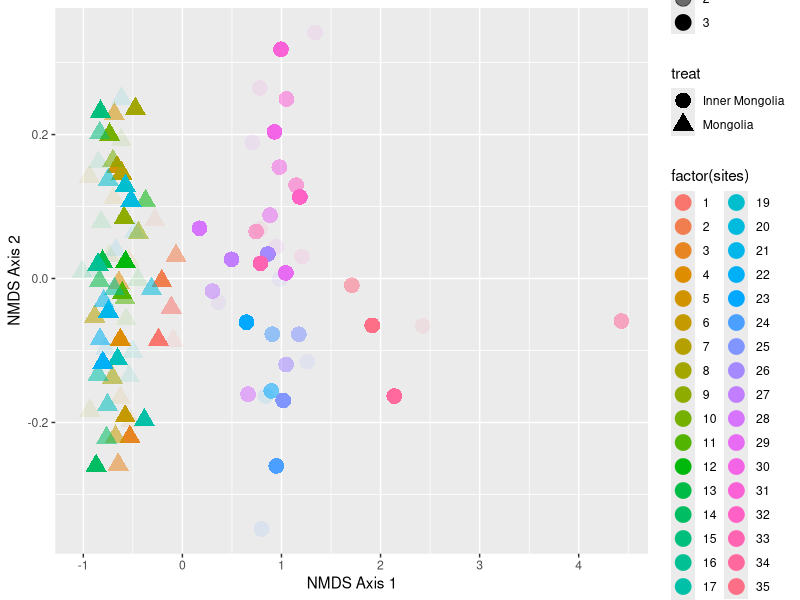
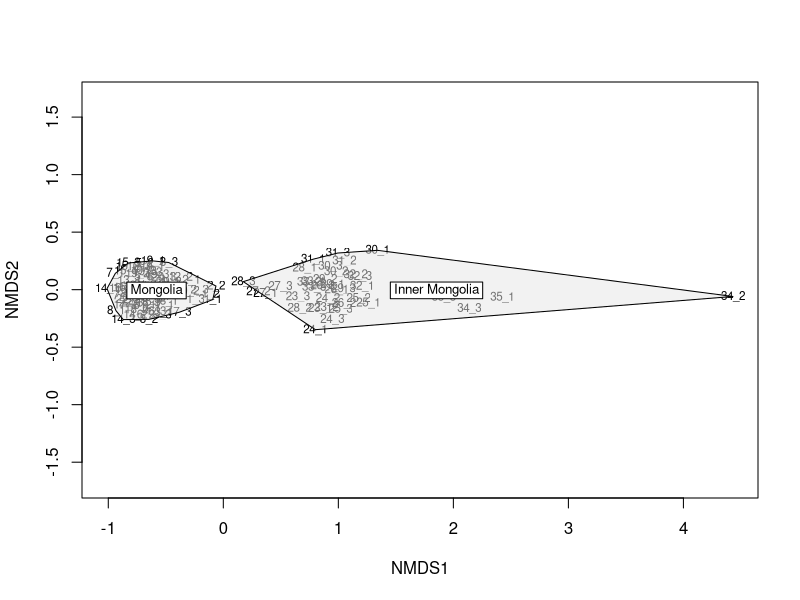
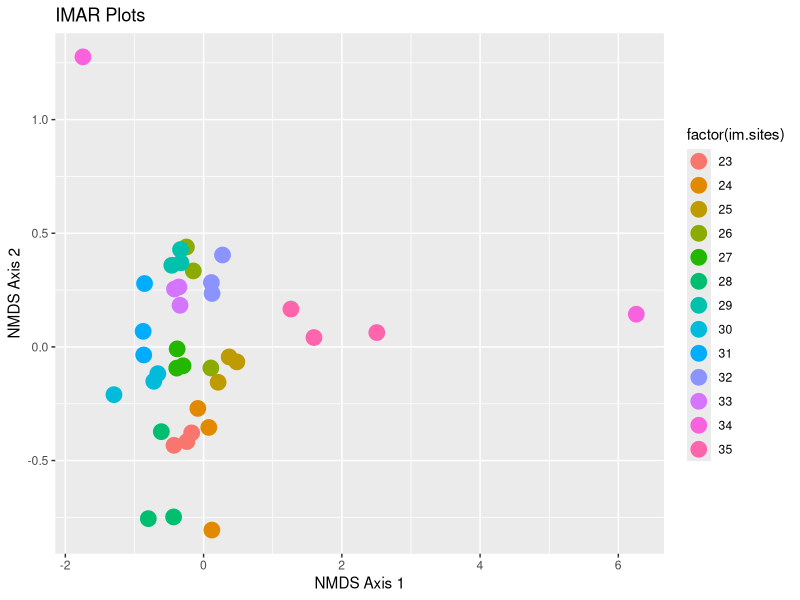
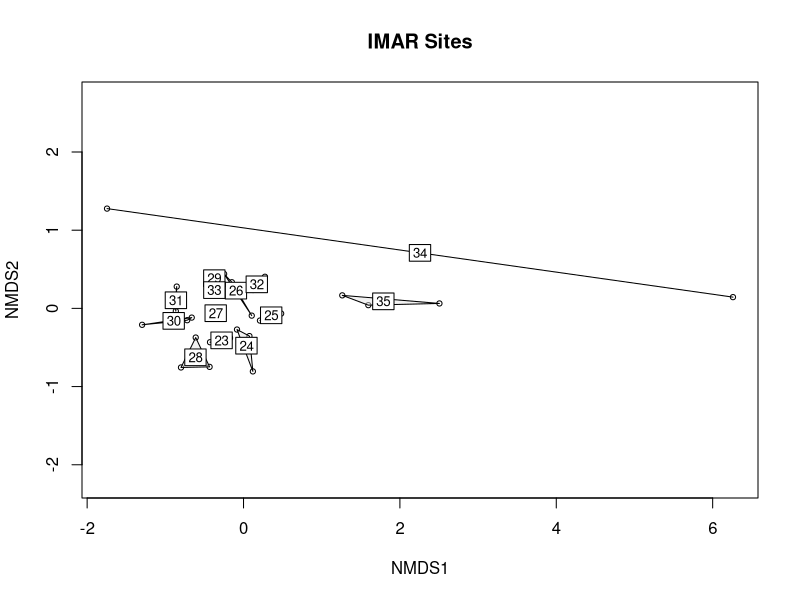
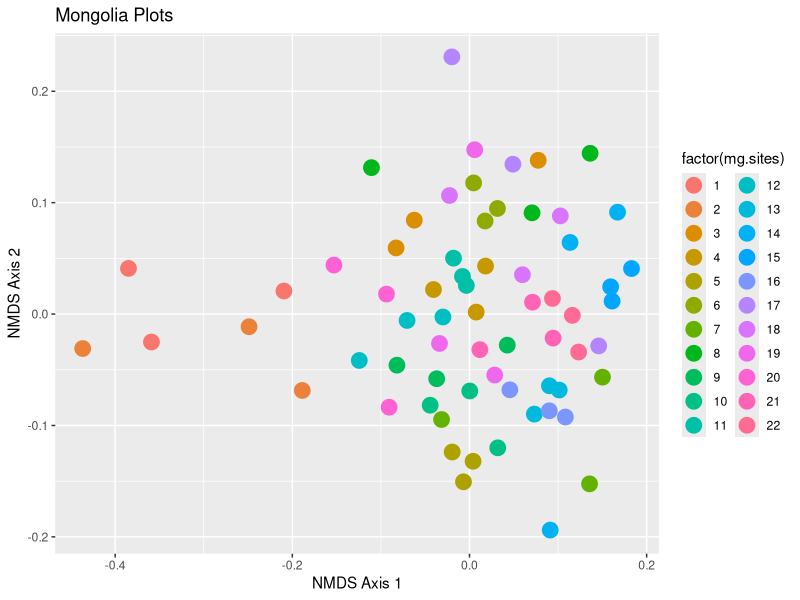
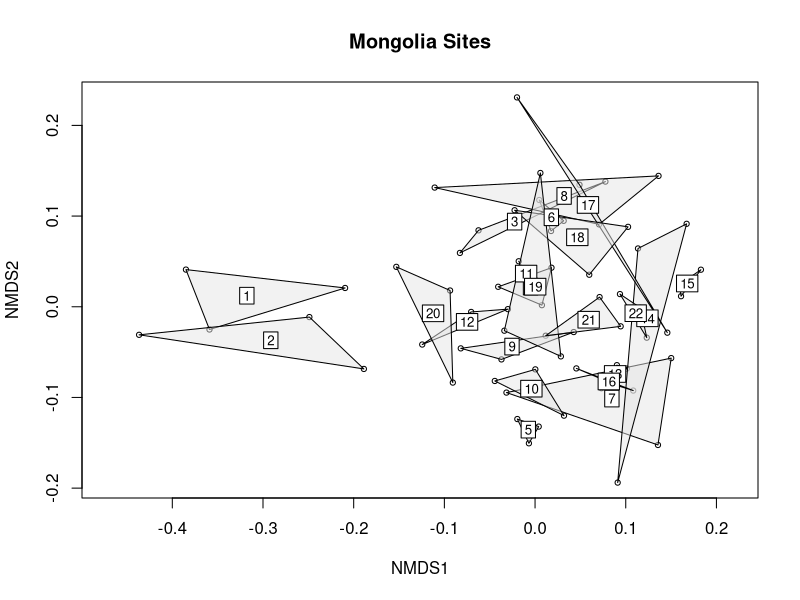

These charts were generated, in order, by the following R code: (Note: this script raises an error after producing the figures.)
## ---- chunk 1
knitr::opts_chunk$set(echo = TRUE)
## ---- chunk 2
library(vegan)
library(MASS)
library(dplyr)
library(tidyr)
library(reshape)
library(stringr)
library(ggplot2)
## ---- chunk 3
#load data
mgp16<- read.csv("./data/2016_MGIM_ga_veg_subset.csv", 
                  header = TRUE)


sp.df<- select(mgp16, site_numeral, Plot, Species, Cover)
sp.df$Species<- str_replace_all(sp.df$Species, " ", ".")

# convert to a sitexspecies matrix
site.sp.quad <- cast(sp.df, site_numeral + Plot ~ Species, 
                     value='Cover', FUN=mean)
site.sp.quad <- as.data.frame(site.sp.quad) #convert from class "cast" to a df
site.sp.quad[is.na(site.sp.quad)] <- 0   #replace NA with 0
site.matrix <- as.matrix.cast_df(site.sp.quad) #convert to a matrix

# calc distance matrix
dis.bray <- vegdist(site.matrix,method="bray")
# id 'treatments' = region
treat=c(rep("Mongolia",66),rep("Inner Mongolia",38))
sites<- site.sp.quad[1:104, 1]
plots<- site.sp.quad[1:104, 2]

# Run the MDS
dis.mds <- metaMDS(dis.bray, trace = FALSE, autotransform = FALSE, shrink= FALSE)
# view the results:
# dis.mds

# pull the scores from the results:
scores <- data.frame(scores(dis.mds, display = "sites")) # this extracts the scores for later plotting
scores2<- cbind(sites, scores) # bind the scores to the site info
## ---- chunk 4
ggplot(scores2, aes(x=NMDS1, y=NMDS2, color=factor(sites), alpha=factor(plots)))+
   geom_point(aes(shape= treat), size=5)+
   scale_fill_identity()+    # need a better color scale
   xlab("NMDS Axis 1")+
   ylab("NMDS Axis 2")
## ---- chunk 5
plot(dis.mds, type = "t")
ordihull(dis.mds,groups=treat,draw="polygon",col="grey90",label=T)
## ---- chunk 6
# subsetting to look just at IMAR:
#
im.site.sp <- cast(sp.df[331:540,], site_numeral + Plot ~ Species, 
                   value='Cover', FUN=mean)
im.site.sp <- as.data.frame(im.site.sp) #convert from class "cast" to a df
im.site.sp[is.na(im.site.sp)] <- 0   #replace NA with 0
im.matrix <- as.matrix.cast_df(im.site.sp)
# calc distance matrix
im.dis <- vegdist(im.matrix,method="bray")

# id 'sites' and 'plots'
im.sites<- im.site.sp[1:38, 1]
im.plots<- im.site.sp[1:38, 2]
# apply mds function to distance matrix:
im.mds <- metaMDS(im.dis, trace = FALSE, autotransform = FALSE, shrink= FALSE)

im.scores <- data.frame(scores(im.mds, display = "sites")) # this extracts the scores you want to plot in ggplot
im.scores2<- cbind(im.sites, im.scores) # bind the scores to the site info

ggplot(im.scores2, aes(x=NMDS1, y=NMDS2, color=factor(im.sites)))+#here you can color the points how you need to look at substructure.
  geom_point(size=5)+#not sure if you also need shape info. This has helped me look at a lot of substructure among points.
  #scale_color_brewer("Spectral")+
  scale_fill_identity()+
  #scale_fill_grey(start = 0.2, end = 0.8)+ 
  xlab("NMDS Axis 1")+
  ylab("NMDS Axis 2")+
  ggtitle("IMAR Plots")

plot(im.mds, type = "p")
title(main = "IMAR Sites")
ordihull(im.mds,groups=im.sites,draw="polygon",col="grey90",label=T)

## ---- chunk 7
#
# subsetting to look just at MG:
#
mg.site.sp <- cast(sp.df[1:330,], site_numeral + Plot ~ Species, 
                     value='Cover', FUN=mean)
mg.site.sp <- as.data.frame(mg.site.sp) #convert from class "cast" to a df
mg.site.sp[is.na(mg.site.sp)] <- 0   #replace NA with 0
mg.matrix <- as.matrix.cast_df(mg.site.sp)
# calc distance matrix
mg.dis <- vegdist(mg.matrix,method="bray")

# id 'sites' and 'plots'
mg.sites<- mg.site.sp[1:66, 1]
mg.plots<- mg.site.sp[1:66, 2]
# apply mds function to distance matrix:
mg.mds <- metaMDS(mg.dis, trace = FALSE, autotransform = FALSE, shrink= FALSE)

mg.scores <- data.frame(scores(mg.mds, display = "sites")) # this extracts the scores you want to plot in ggplot
mg.scores2<- cbind(mg.sites, mg.scores) # bind the scores to the site info

ggplot(mg.scores2, aes(x=NMDS1, y=NMDS2, color=factor(mg.sites)))+#here you can color the points how you need to look at substructure.
  geom_point(size=5)+#not sure if you also need shape info. This has helped me look at a lot of substructure among points.
  #scale_color_brewer("Spectral")+
  scale_fill_identity()+
  #scale_fill_grey(start = 0.2, end = 0.8)+ 
  xlab("NMDS Axis 1")+
  ylab("NMDS Axis 2")+
  ggtitle("Mongolia Plots")

plot(mg.mds, type = "p")
title(main = "Mongolia Sites")
ordihull(mg.mds,groups=mg.sites,draw="polygon",col="grey90",label=T)
## ---- chunk 8
# CCA
#
# attempting to combine sitexsp w env data via CCA :
# this still needs fine tuning.

# trying a CCA to bring in ENV data

# import the data
mg.env16<- read.csv("./data/mgveg_env_vars.csv", sep=",",
                 header = TRUE, stringsAsFactors = FALSE, na.strings = "NA")

# clean it up
# 
names(mg.env16)[8:13] <- c("LCnum", "LCtype", "GPPkg", "GPPg", "EVI", "NDVI")  #fix column names
tbl_df(mg.env16) 

sub.env<- mg.env16 %>%
          select( LCtype, EVI, as.numeric(daily.albedo.WSA)) %>%
          slice(1:35)

# substituting a value for the one NA in albedo to see if it makes it work
mean(sub.env$daily.albedo.WSA[3:22])
sub.env[2,3]<- 0.2016



# aggregating the species cover values by Site:
site.sp <- site.sp.quad %>%
            select(-Plot) 
#reduce to mean cover by Site for now bc I don't know how to do this otherwise
t<- aggregate(site.sp, by=list(Site= site.sp$site_numeral), FUN=mean) 
site.sp<- select(t, -Site, -site_numeral)  #this is aggregated data!!!


#Convert to relative frequencies ?
rel.frq<-site.sp/rowSums(site.sp)

# aggregated sites 
ag.sites <- seq(1:35)

test.cca <- cca(site.sp ~  EVI + daily.albedo.WSA, data= sub.env)   # removed LCtype +
plot(test.cca,display=c("wa", "cn"))


## ---- chunk 9
im.cca <- cca(site.sp[1:22,] ~  EVI+ daily.albedo.WSA, data= sub.env[1:22,])   

plot(im.cca, display=c("wa", "cn"))
  
## ---- chunk 10

mg.cca <- cca(site.sp[23:35,] ~  + EVI + daily.albedo.WSA, data= sub.env[23:35,])

plot(mg.cca, display=c("wa", "cn"))
